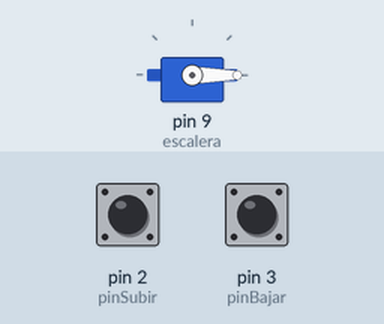
This sketch was run on a simulated Arduino Uno, built with avr-gcc and run on an emulated ATmega328P. Parts: servo. The test bench sets the inputs (shaded band); at power-on: pin 2 (pinSubir) HIGH, pin 3 (pinBajar) HIGH.

Above: at 1.4 s.
1.5 s: pin 2 (pinSubir) pulled LOW for 1 s
At 3.3 s:
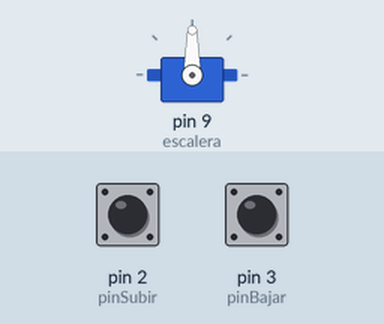
4.0 s: pin 3 (pinBajar) pulled LOW for 0.15 s
At 4.7 s:
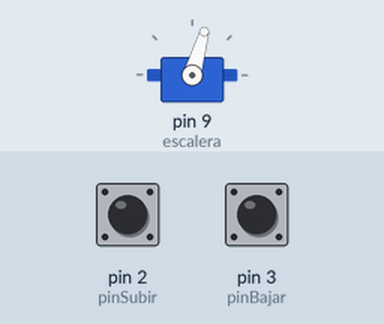
5.6 s: pin 3 (pinBajar) pulled LOW for 1 s
At 6.05 s:
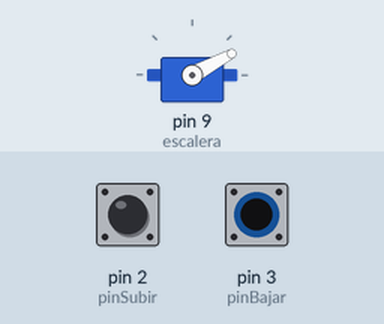
8.1 s: pin 2 (pinSubir) pulled LOW for 0.15 s
At 9.0 s:
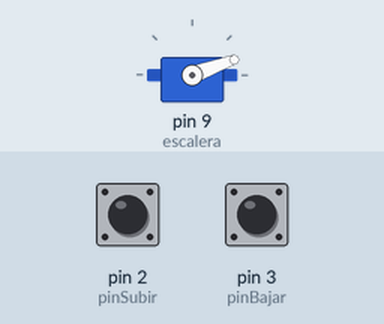
Timing chart, 0 to 10.7 s (numbered marks = the images above; inputs shaded):
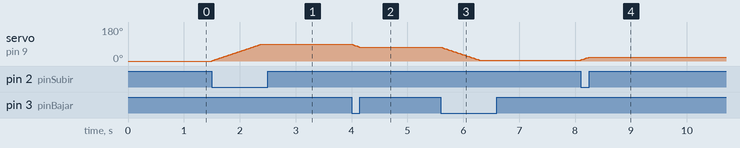

The sketch:

servonarduino.ino
```cpp
#include <Servo.h>

Servo escalera;
//ServoMotor:
///Cable color cafe pin: GND
//Cable color rojo pin: 5V
//Cable color naranja pin: 9

//Botones o Pulsadores simples de 2 pines(Input/Output)
int pinSubir = 2;       // Botón para subir pin: 2, tierra: GND
int pinBajar = 3;       // Botón para bajar pin: 3, tierra: GND
int pos = 0;            // Comienza en la posición baja
int paso = 2;           // Movimiento gradual (más suave)
int limiteSuperior = 90;  // Ajusta según tu inclinación máxima
int limiteInferior = 5;   // Ajusta según tu posición baja

void setup() {
  escalera.attach(9);           // Pin del servo
  pinMode(pinSubir, INPUT_PULLUP);
  pinMode(pinBajar, INPUT_PULLUP);
  escalera.write(pos);          // Se queda donde lo deje
  delay(200);
}

void loop() {
  if (digitalRead(pinSubir) == LOW && pos < limiteSuperior) {
    pos += paso;
    escalera.write(pos);
    delay(20);
  }

  if (digitalRead(pinBajar) == LOW && pos > limiteInferior) {
    pos -= paso;
    escalera.write(pos);
    delay(20);
  }
}
```

Measured:
- after the input at 1.5 s, servo on pin 9 (escalera): moves from 0° to 90° over 0.88 s, starting at once
- after the input at 4.0 s, servo on pin 9 (escalera): 90° → 74° at once
- after the input at 5.6 s, servo on pin 9 (escalera): moves from 74° to 4° over 0.68 s, starting at once
- after the input at 8.1 s, servo on pin 9 (escalera): 4° → 20° at once
